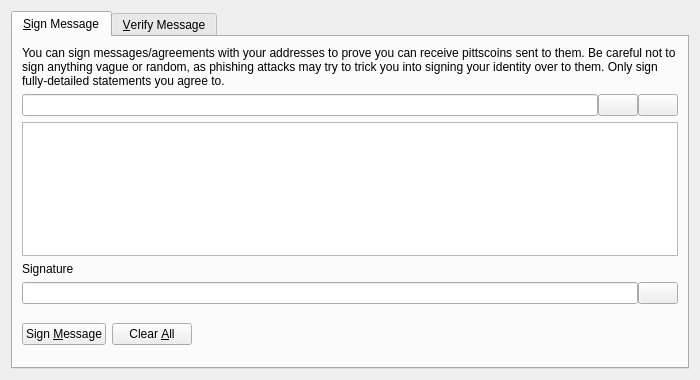
<?xml version="1.0" encoding="UTF-8"?>
<ui version="4.0">
 <class>SignVerifyMessageDialog</class>
 <widget class="QDialog" name="SignVerifyMessageDialog">
  <property name="geometry">
   <rect>
    <x>0</x>
    <y>0</y>
    <width>700</width>
    <height>380</height>
   </rect>
  </property>
  <property name="windowTitle">
   <string>Signatures - Sign / Verify a Message</string>
  </property>
  <property name="modal">
   <bool>true</bool>
  </property>
  <layout class="QVBoxLayout" name="verticalLayout">
   <item>
    <widget class="QTabWidget" name="tabWidget">
     <property name="currentIndex">
      <number>0</number>
     </property>
     <widget class="QWidget" name="tabSignMessage">
      <attribute name="title">
       <string>&amp;Sign Message</string>
      </attribute>
      <layout class="QVBoxLayout" name="verticalLayout_SM">
       <item>
        <widget class="QLabel" name="infoLabel_SM">
         <property name="text">
          <string>You can sign messages/agreements with your addresses to prove you can receive pittscoins sent to them. Be careful not to sign anything vague or random, as phishing attacks may try to trick you into signing your identity over to them. Only sign fully-detailed statements you agree to.</string>
         </property>
         <property name="textFormat">
          <enum>Qt::PlainText</enum>
         </property>
         <property name="wordWrap">
          <bool>true</bool>
         </property>
        </widget>
       </item>
       <item>
        <layout class="QHBoxLayout" name="horizontalLayout_1_SM">
         <property name="spacing">
          <number>0</number>
         </property>
         <item>
          <widget class="QValidatedLineEdit" name="addressIn_SM">
           <property name="toolTip">
            <string>The Pittscoin address to sign the message with</string>
           </property>
          </widget>
         </item>
         <item>
          <widget class="QPushButton" name="addressBookButton_SM">
           <property name="toolTip">
            <string>Choose previously used address</string>
           </property>
           <property name="text">
            <string/>
           </property>
           <property name="icon">
            <iconset resource="../bitcoin.qrc">
             <normaloff>:/icons/address-book</normaloff>:/icons/address-book</iconset>
           </property>
           <property name="shortcut">
            <string>Alt+A</string>
           </property>
           <property name="autoDefault">
            <bool>false</bool>
           </property>
          </widget>
         </item>
         <item>
          <widget class="QPushButton" name="pasteButton_SM">
           <property name="toolTip">
            <string>Paste address from clipboard</string>
           </property>
           <property name="text">
            <string/>
           </property>
           <property name="icon">
            <iconset resource="../bitcoin.qrc">
             <normaloff>:/icons/editpaste</normaloff>:/icons/editpaste</iconset>
           </property>
           <property name="shortcut">
            <string>Alt+P</string>
           </property>
           <property name="autoDefault">
            <bool>false</bool>
           </property>
          </widget>
         </item>
        </layout>
       </item>
       <item>
        <widget class="QPlainTextEdit" name="messageIn_SM">
         <property name="toolTip">
          <string>Enter the message you want to sign here</string>
         </property>
        </widget>
       </item>
       <item>
        <widget class="QLabel" name="signatureLabel_SM">
         <property name="text">
          <string>Signature</string>
         </property>
         <property name="textFormat">
          <enum>Qt::PlainText</enum>
         </property>
        </widget>
       </item>
       <item>
        <layout class="QHBoxLayout" name="horizontalLayout_2_SM">
         <property name="spacing">
          <number>0</number>
         </property>
         <item>
          <widget class="QLineEdit" name="signatureOut_SM">
           <property name="font">
            <font>
             <italic>true</italic>
            </font>
           </property>
           <property name="readOnly">
            <bool>true</bool>
           </property>
          </widget>
         </item>
         <item>
          <widget class="QPushButton" name="copySignatureButton_SM">
           <property name="toolTip">
            <string>Copy the current signature to the system clipboard</string>
           </property>
           <property name="text">
            <string/>
           </property>
           <property name="icon">
            <iconset resource="../bitcoin.qrc">
             <normaloff>:/icons/editcopy</normaloff>:/icons/editcopy</iconset>
           </property>
           <property name="autoDefault">
            <bool>false</bool>
           </property>
          </widget>
         </item>
        </layout>
       </item>
       <item>
        <layout class="QHBoxLayout" name="horizontalLayout_3_SM">
         <item>
          <widget class="QPushButton" name="signMessageButton_SM">
           <property name="toolTip">
            <string>Sign the message to prove you own this Pittscoin address</string>
           </property>
           <property name="text">
            <string>Sign &amp;Message</string>
           </property>
           <property name="icon">
            <iconset resource="../bitcoin.qrc">
             <normaloff>:/icons/edit</normaloff>:/icons/edit</iconset>
           </property>
           <property name="autoDefault">
            <bool>false</bool>
           </property>
          </widget>
         </item>
         <item>
          <widget class="QPushButton" name="clearButton_SM">
           <property name="toolTip">
            <string>Reset all sign message fields</string>
           </property>
           <property name="text">
            <string>Clear &amp;All</string>
           </property>
           <property name="icon">
            <iconset resource="../bitcoin.qrc">
             <normaloff>:/icons/remove</normaloff>:/icons/remove</iconset>
           </property>
           <property name="autoDefault">
            <bool>false</bool>
           </property>
          </widget>
         </item>
         <item>
          <spacer name="horizontalSpacer_1_SM">
           <property name="orientation">
            <enum>Qt::Horizontal</enum>
           </property>
           <property name="sizeHint" stdset="0">
            <size>
             <width>40</width>
             <height>48</height>
            </size>
           </property>
          </spacer>
         </item>
         <item>
          <widget class="QLabel" name="statusLabel_SM">
           <property name="font">
            <font>
             <weight>75</weight>
             <bold>true</bold>
            </font>
           </property>
           <property name="text">
            <string/>
           </property>
           <property name="wordWrap">
            <bool>true</bool>
           </property>
          </widget>
         </item>
         <item>
          <spacer name="horizontalSpacer_2_SM">
           <property name="orientation">
            <enum>Qt::Horizontal</enum>
           </property>
           <property name="sizeHint" stdset="0">
            <size>
             <width>40</width>
             <height>48</height>
            </size>
           </property>
          </spacer>
         </item>
        </layout>
       </item>
      </layout>
     </widget>
     <widget class="QWidget" name="tabVerifyMessage">
      <attribute name="title">
       <string>&amp;Verify Message</string>
      </attribute>
      <layout class="QVBoxLayout" name="verticalLayout_VM">
       <item>
        <widget class="QLabel" name="infoLabel_VM">
         <property name="text">
          <string>Enter the receiver's address, message (ensure you copy line breaks, spaces, tabs, etc. exactly) and signature below to verify the message. Be careful not to read more into the signature than what is in the signed message itself, to avoid being tricked by a man-in-the-middle attack. Note that this only proves the signing party receives with the address, it cannot prove sendership of any transaction!</string>
         </property>
         <property name="textFormat">
          <enum>Qt::PlainText</enum>
         </property>
         <property name="alignment">
          <set>Qt::AlignLeading|Qt::AlignLeft|Qt::AlignTop</set>
         </property>
         <property name="wordWrap">
          <bool>true</bool>
         </property>
        </widget>
       </item>
       <item>
        <layout class="QHBoxLayout" name="horizontalLayout_1_VM">
         <property name="spacing">
          <number>0</number>
         </property>
         <item>
          <widget class="QValidatedLineEdit" name="addressIn_VM">
           <property name="toolTip">
            <string>The Pittscoin address the message was signed with</string>
           </property>
          </widget>
         </item>
         <item>
          <widget class="QPushButton" name="addressBookButton_VM">
           <property name="toolTip">
            <string>Choose previously used address</string>
           </property>
           <property name="text">
            <string/>
           </property>
           <property name="icon">
            <iconset resource="../bitcoin.qrc">
             <normaloff>:/icons/address-book</normaloff>:/icons/address-book</iconset>
           </property>
           <property name="shortcut">
            <string>Alt+A</string>
           </property>
           <property name="autoDefault">
            <bool>false</bool>
           </property>
          </widget>
         </item>
        </layout>
       </item>
       <item>
        <widget class="QPlainTextEdit" name="messageIn_VM"/>
       </item>
       <item>
        <widget class="QValidatedLineEdit" name="signatureIn_VM"/>
       </item>
       <item>
        <layout class="QHBoxLayout" name="horizontalLayout_2_VM">
         <item>
          <widget class="QPushButton" name="verifyMessageButton_VM">
           <property name="toolTip">
            <string>Verify the message to ensure it was signed with the specified Pittscoin address</string>
           </property>
           <property name="text">
            <string>Verify &amp;Message</string>
           </property>
           <property name="icon">
            <iconset resource="../bitcoin.qrc">
             <normaloff>:/icons/transaction_0</normaloff>:/icons/transaction_0</iconset>
           </property>
           <property name="autoDefault">
            <bool>false</bool>
           </property>
          </widget>
         </item>
         <item>
          <widget class="QPushButton" name="clearButton_VM">
           <property name="toolTip">
            <string>Reset all verify message fields</string>
           </property>
           <property name="text">
            <string>Clear &amp;All</string>
           </property>
           <property name="icon">
            <iconset resource="../bitcoin.qrc">
             <normaloff>:/icons/remove</normaloff>:/icons/remove</iconset>
           </property>
           <property name="autoDefault">
            <bool>false</bool>
           </property>
          </widget>
         </item>
         <item>
          <spacer name="horizontalSpacer_1_VM">
           <property name="orientation">
            <enum>Qt::Horizontal</enum>
           </property>
           <property name="sizeHint" stdset="0">
            <size>
             <width>40</width>
             <height>48</height>
            </size>
           </property>
          </spacer>
         </item>
         <item>
          <widget class="QLabel" name="statusLabel_VM">
           <property name="font">
            <font>
             <weight>75</weight>
             <bold>true</bold>
            </font>
           </property>
           <property name="text">
            <string/>
           </property>
           <property name="wordWrap">
            <bool>true</bool>
           </property>
          </widget>
         </item>
         <item>
          <spacer name="horizontalSpacer_2_VM">
           <property name="orientation">
            <enum>Qt::Horizontal</enum>
           </property>
           <property name="sizeHint" stdset="0">
            <size>
             <width>40</width>
             <height>48</height>
            </size>
           </property>
          </spacer>
         </item>
        </layout>
       </item>
      </layout>
     </widget>
    </widget>
   </item>
  </layout>
 </widget>
 <customwidgets>
  <customwidget>
   <class>QValidatedLineEdit</class>
   <extends>QLineEdit</extends>
   <header>qt/qvalidatedlineedit.h</header>
  </customwidget>
 </customwidgets>
 <resources>
  <include location="../bitcoin.qrc"/>
 </resources>
 <connections/>
</ui>
